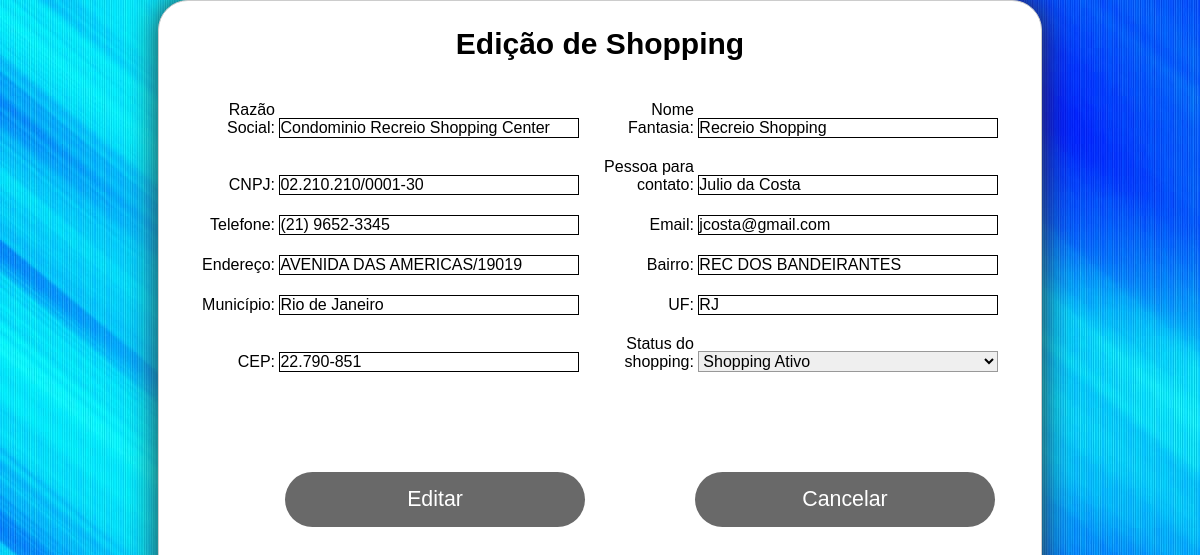
/shop/formEditarShop.php?idShop=12 (signed in), run on the app's committed database.
### tables this page shows
CREATE TABLE `shop` (
  `idShop` int(11) NOT NULL AUTO_INCREMENT,
  `razaoSocial` varchar(50) DEFAULT NULL,
  `nomeFantasia` varchar(20) DEFAULT NULL,
  `CNPJ` varchar(18) DEFAULT NULL,
  `pessoaContato` varchar(20) DEFAULT NULL,
  `telefone` varchar(30) DEFAULT NULL,
  `email` varchar(30) DEFAULT NULL,
  `endereco` varchar(50) DEFAULT NULL,
  `bairro` varchar(20) DEFAULT NULL,
  `municipio` varchar(30) DEFAULT NULL,
  `uf` varchar(2) DEFAULT NULL,
  `cep` varchar(14) DEFAULT NULL,
  `ativo_shop` char(1) DEFAULT NULL,
  PRIMARY KEY (`idShop`)
);

### shop/formEditarShop.php (the view, shortened to what this page needs)
<?php
	include_once "../conexao.php";
	$idShop = filter_var($_GET['idShop'], FILTER_SANITIZE_NUMBER_INT);
	$consulta = $conectar->query("SELECT * FROM shop WHERE idShop = '$idShop'");
	$linha = $consulta->fetch(PDO::FETCH_ASSOC);
?>
<!DOCTYPE html>
<html lang="pt-BR">
<head>
	<link rel="stylesheet" href="../estilos.css">
</head>
<body>
<form class="cadastro" action="editarShop.php" method="post">
    <h3 id="cadastroShop">Edição de Shopping</h3>
    <div class="esquerda">
        <label for="razaoSocial">Razão Social:</label>
        <input type="text" maxlength="50" name="razaoSocial" value="<?php echo $linha['razaoSocial']?>"  id="razaoSocial" autofocus="true" />
    </div>
<div class="direita">
        <label for="nomeFantasia">Nome Fantasia:</label>
        <input type="text" maxlength="20" name="nomeFantasia" value="<?php echo $linha['nomeFantasia']?>" id="nomeFantasia" />
    </div>
<div class="esquerda">
        <label for="CNPJ">CNPJ:</label>
        <input type="text" name="CNPJ" maxlength="18" value="<?php echo $linha['CNPJ']?>" id="CNPJ" />
    </div>
    <div class="esquerda">
        <label for="pessoaContato">Pessoa para contato:</label>
        <input type="text" maxlength="20" name="pessoaContato" value="<?php echo $linha['pessoaContato']?>" id="pessoaContato" />
    </div>
    <div class="direita">
        <label for="telefone">Telefone:</label>
        <input type="text" placeholder="Digite um número de telefone" maxlength="15" name="telefone" value="<?php echo $linha['telefone']?>" id="telefone" />
    </div>
    <div class="esquerda">
        <label for="email">Email:</label>
        <input type="text" maxlength="30" name="email" value="<?php echo $linha['email']?>" id="email" />
    </div>
    <div class="direita">
        <label for="endereco">Endereço:</label>
        <input type="text" maxlength="50" name="endereco" value="<?php echo $linha['endereco']?>" id="endereco" />
    </div>
      <div class="esquerda">
        <label for="bairro">Bairro:</label>
        <input type="text" maxlength="20" name="bairro" value="<?php echo $linha['bairro']?>" id="bairro" />
    </div>
     <div class="direita">
        <label for="municipio">Município:</label>
        <input type="text" maxlength="30" name="municipio" value="<?php echo $linha['municipio']?>" id="municipio" />
    </div>
      <div class="esquerda">
        <label for="uf">UF:</label>
        <input type="text" name="uf" maxlength="2" value="<?php echo $linha['uf']?>" id="uf" />
    </div>
    <div class="direita">
        <label for="cep">CEP:</label>
        <input type="text" maxlength="10" name="cep" value="<?php echo $linha['cep']?>" id="cep" />
    </div>
        <div class="esquerda">
        <label for="ativo_shop">Status do shopping:</label>
        <select name="ativo_shop" id="ativo_shop">
            <option value="1">Shopping Ativo</option>
        </select>
    </div>
    <div>
        <button class="threed" id="botaoCadastro" type="submit">Editar</button>
        <button class="threed" id="botaoCancelar" ><a href="editar-excluirShop.php">Cancelar</a> </button>
    </div>
    </form>
</body>
</html>

### estilos.css (style rules this page uses)
* { margin: 0px; padding: 0px; }
h3 { text-align: center; margin-top: 50px; }
body { background-image: url("imagens/fundo2.jpg"); background-size: cover; font-family: arial; color: white; }
a { color: white; text-decoration: none; text-align: center; display: block; }
.cadastro { margin: 0 auto; width: 850px; height: 700px; background-color: white; color: black; padding: 1em; border: 1px solid #CCC; border-radius: 30px; overflow: hidden; font-family: sans-serif; box-shadow: 0 0 30px #333; }
h3#cadastroShop { margin-top: 10px; margin-bottom: 30px; font-size: 30px; }
.esquerda { display: inline-block; }
.direita { display: inline-block; }
input, select { font: 1em sans-serif; width: 300px; -moz-box-sizing: border-box; box-sizing: border-box; border: 1px solid #999; }
input { border-color: #000; }
div { margin: 10px; }
button#botaoCadastro { display: inline-block; height: 55px; width: 300px; margin: 10px; border-radius: 30px; border: none; font-size: 16pt; padding: 10px 20px; background-color: #696969; color: white; outline: none; margin-left: 100px; margin-top: 80px; float: left; cursor: pointer; }
button#botaoCancelar { display: inline-block; height: 55px; width: 300px; margin: 10px; border-radius: 30px; border: none; font-size: 16pt; padding: 10px 20px; background-color: #696969; color: white; outline: none; margin-left: 100px; margin-top: 80px; float: left; }
label { display: inline-block; width: 90px; text-align: right; }

### data on the page
shop: razaoSocial "Condominio Recreio Shopping Center", nomeFantasia "Recreio Shopping", CNPJ "02.210.210/0001-30", pessoaContato "Julio da Costa", telefone "(21) 9652-3345", email "jcosta@gmail.com", endereco "AVENIDA DAS AMERICAS/19019", bairro "REC DOS BANDEIRANTES", municipio "Rio de Janeiro", uf "RJ", cep "22.790-851"
